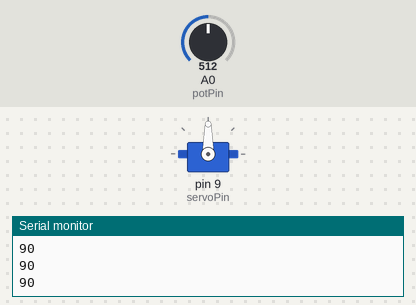
This sketch was run on a simulated Arduino Uno, built with avr-gcc and run on an emulated ATmega328P. On the bench: servo, the last lines printed to the serial monitor. The test bench sets the inputs (shaded band); at power-on: A0 (potPin) = 512.

Above: at 1.2 s.
1.3 s: A0 (potPin) set to 716
At 1.7 s:
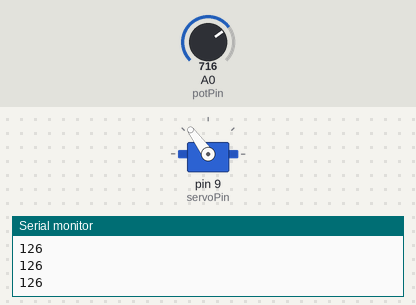
2.8 s: A0 (potPin) set to 900
At 4.0 s:
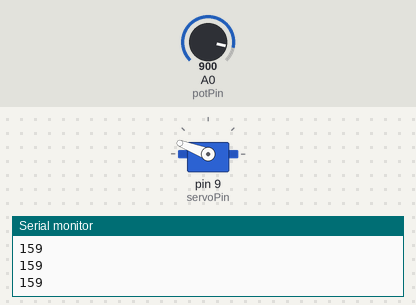
4.3 s: A0 (potPin) set to 1023
At 5.2 s:
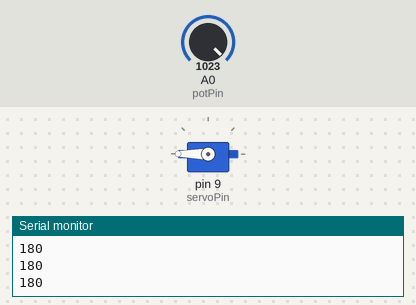
5.8 s: A0 (potPin) set to 306
At 6.4 s:
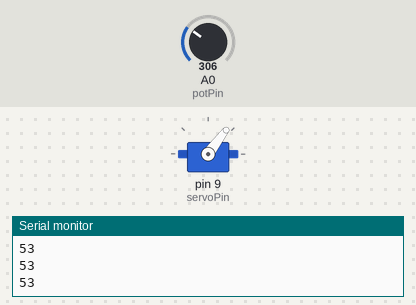
7.3 s: A0 (potPin) set to 122
At 8.6 s:
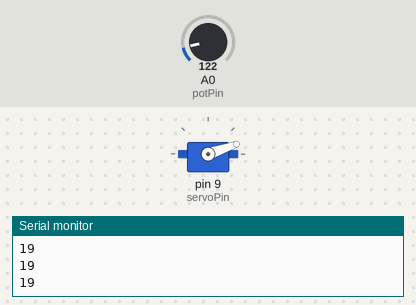
Timing chart, 0 to 9.8 s (numbered marks = the images above; inputs shaded):
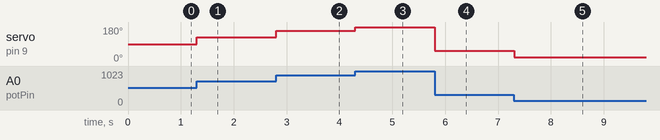

The sketch:

potServo.ino
```cpp
#include <Servo.h>

int servoPin = 9;
int potPin = 0;

Servo servo1;

void setup() {
  // put your setup code here, to run once:
  Serial.begin(9600);
  servo1.attach(servoPin);
}

void loop() {
  // put your main code here, to run repeatedly:
  int val = 0;
  val = analogRead(potPin);

  servo1.write(map(val, 0, 1023, -2, 182));
  Serial.println(servo1.read());
}
```

Measured:
- after the input at 1.3 s, servo on pin 9 (servoPin): 90° → 126° at once
- after the input at 2.8 s, servo on pin 9 (servoPin): 126° → 159° at once
- after the input at 4.3 s, servo on pin 9 (servoPin): 159° → 180° at once
- after the input at 5.8 s, servo on pin 9 (servoPin): 180° → 53° at once
- after the input at 7.3 s, servo on pin 9 (servoPin): 53° → 19° at once
